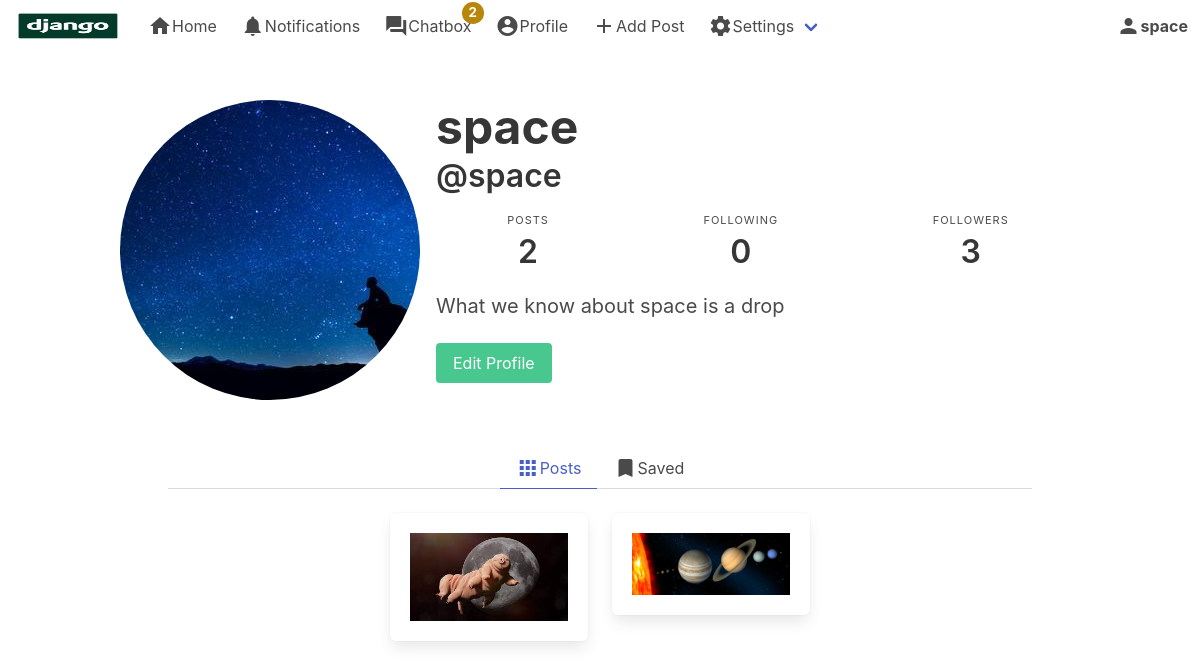
Page /space/ (signed in) on the committed database.
### authy/models.py (models this page shows, shortened)
class Profile(models.Model):
	user = models.OneToOneField(User, on_delete=models.CASCADE)
	first_name = models.CharField(max_length=50, null=True, blank=True)
	last_name = models.CharField(max_length=50, null=True, blank=True)
	location = models.CharField(max_length=50, null=True, blank=True)
	url = models.CharField(max_length=80, null=True, blank=True)
	profile_info = models.TextField(max_length=150, null=True, blank=True)
	created = models.DateField(auto_now_add=True)
	favorites = models.ManyToManyField(Post)
	picture = models.ImageField(upload_to=user_directory, blank=True, null=True, verbose_name='Picture')

### post/models.py (models this page shows)
class Post(models.Model):
    id = models.UUIDField(primary_key=True, default=uuid.uuid4, editable=False)
    picture = models.ImageField(upload_to=user_directory, verbose_name='Picture', null=False)
    caption = models.TextField(max_length=1024, verbose_name='Caption')
    posted = models.DateTimeField(auto_now_add=True)
    tags = models.ManyToManyField(Tag, related_name='tags')
    user = models.ForeignKey(User, on_delete=models.CASCADE)
    likes = models.IntegerField(default=0)
    def get_absolute_url(self):
        return reverse('postdetails',args=[str(self.id)])

### authy/views.py (the view)
# urls.py: path('<username>/', UserProfile, name="profile"),
def UserProfile(request, username):
	user = get_object_or_404(User, username=username)
	profile = Profile.objects.get(user=user)
	url_name = resolve(request.path).url_name
	if url_name == 'profile':
		posts = Post.objects.filter(user=user).order_by('-posted')
	else:
		posts = profile.favorites.all()
	posts_count = Post.objects.filter(user=user).count()
	following_count = Follow.objects.filter(follower=user).count()
	followers_count = Follow.objects.filter(following=user).count()
	follow_status = Follow.objects.filter(following=user, follower=request.user).exists()
	paginator = Paginator(posts, 8)
	page_number = request.GET.get('page')
	posts_paginator = paginator.get_page(page_number)
	template = loader.get_template('profile.html')
	context = {
		'posts': posts_paginator,
		'profile': profile,
		'url_name': url_name,
		'posts_count': posts_count,
		'following_count': following_count,
		'followers_count': followers_count,
		'follow_status': follow_status,
	}
	return HttpResponse(template.render(context, request))

### direct_msg/views.py (called while the page is built)
def CheckDirects(request):
    directs_count = 0
    if request.user.is_authenticated:
        directs_count = Message.objects.filter(user=request.user, is_read=False).count()
    context = {
        'directs_count': directs_count,
    }
    return context

### notifications/views.py (called while the page is built)
def CountNotifications(request):
    count_notifications = 0
    if request.user.is_authenticated:
        count_notifications = Notification.objects.filter(user=request.user, is_seen=False).count()
    context = {
        'count_notifications': count_notifications,
    }
    return context

### django_insta/templates/profile.html (shortened to what this page needs)
{% extends 'base.html' %}
{% load static %}
{% block content %}
<article class="media">
  <div class="media-left">
   <figure class="image is-256x256">
      {% if profile.picture %}
        <img class="is-rounded" src=" {{ profile.picture.url }} ">
      {% else %}
        <img class="is-rounded" src=" https://bulma.io/images/placeholders/256x256.png ">
      {% endif %}
    </figure>
  </div>
 <div class="media-content">
    <div class="content">
      <h1 style="font-weight: bold" class="title is-1">
        {% if profile.first_name %} {{ profile.first_name }} {{ profile.last_name }} {% endif %}
      </h1>
      <h2 class="subtitle is-3">@{{ profile.user }}</h2>
    </div>
    <nav class="level is-mobile">
      <div class="level-item has-text-centered">
        <div>
          <p class="heading">Posts</p>
          <p class="title">{{ posts_count }}</p>
        </div>
      </div>
      <div class="level-item has-text-centered">
        <div>
          <p class="heading">Following</p>
          <p class="title">{{ following_count }}</p>
        </div>
      </div>
      <div class="level-item has-text-centered">
        <div>
          <p class="heading">Followers</p>
          <p class="title">{{ followers_count }}</p>
        </div>
      </div>
    </nav>
    <p class="subtitle is-5">
      {% if profile.profile_info %} {{ profile.profile_info }} {% endif %}
    </p>
    {% if user.is_authenticated and user == profile.user %}
      <a href="{% url 'edit-profile' %}" class="button is-success">Edit Profile</a>
    {% endif %}
  </div>
</article>
<section class="section">
<div class="container">
  <div class="tabs is-centered">
    <ul>
      <li class="{% if url_name == 'profile' %}is-active{% endif %}">
        <a href="{% url 'profile' profile.user %}">
            <i class="material-icons">apps</i>
            Posts
        </a>
      </li>
      <li class="{% if url_name == 'profilefavorites' %}is-active{% endif %}">
        <a href="{% url 'profilefavorites' profile.user %}">
            <i class="material-icons">turned_in</i>
            Saved
        </a>
      </li>
    </ul>
 </div>
 <div class="columns is-mobile is-multiline is-centered">
    {% for post in posts %}
    <div class="column is-one-quarter">
        <div class="box">
          <figure class="image is-264x264">
            <a href="{{ post.get_absolute_url }}">
              <img src="{{ post.picture.url }}" alt="Image">
            </a>
          </figure>
         </div>
    </div>
    {% empty %}
       <h3 class="title is-3">No posts</h3>
    {% endfor %}
 </div>
</div>
</section>
{% endblock %}

### django_insta/templates/base.html (shortened to what this page needs)
{% load static %}
<!DOCTYPE html>
<html>
  <head>
    <link rel="stylesheet" href="{% static 'css/bulma.min.css' %}">
    <link rel="stylesheet" href="{% static 'css/style.css' %}">
  </head>
  <body>
    <nav class="navbar" role="navigation" aria-label="main navigation">
        <div class="navbar-brand">
          <a class="navbar-item" href="https://bulma.io">
            <img src="{% static 'img/django.jpeg' %}" width="112" height="28">
          </a>
        </div>
        <div id="navbarBasicExample" class="navbar-menu">
          <div class="navbar-start">
            <a href="{% url 'index' %}" class="navbar-item">
            <i class="material-icons">home</i>
              Home
            </a>
            <a href="{% url 'show-notifications' %}" class="navbar-item">
              <i class="material-icons">notifications</i>
              Notifications
            </a>
            <a href="{% url 'inbox' %}" class="navbar-item">
              <i class="material-icons">question_answer</i>
              Chatbox
              {% if directs_count %}
                <span class="badge">{{ directs_count }}</span>
              {% endif %}
            </a>
            <a href="{% url 'profile' request.user %}" class="navbar-item">
                <i class="material-icons">account_circle</i>
              Profile
            </a>
            <a href="{% url 'newpost' %}" class="navbar-item">
              <i class="material-icons">add</i>
              Add Post
            </a>
            <div class="navbar-item has-dropdown is-hoverable">
              <a class="navbar-link">
                <i class="material-icons">settings</i>
                Settings
              </a>
            </div>
          </div>
        </div>
        <a class="navbar-item">
          <i class="material-icons">person</i>
          <strong>{{ request.user }}</strong>
        </a>
    </nav>
    <section class="section">
        <div class="container">
            {% block content %}
            {% endblock %}
        </div>
    </section>
  </body>
</html>

### django_insta/static/css/style.css (style rules this page uses)
.badge { position: absolute; top: 1px; right: -4px; padding: 1px 7px; border-radius: 50%; background: red; color: white; font-weight: bold; }

### django_insta/templates/base.html (style rules this page uses)
.badge { position: absolute; top: 2px; right: -0.5px; padding: 1px 7px; border-radius: 50%; color: white; background-color:darkgoldenrod; font-weight: bold; font-size: smaller; }

### rows in the picture
Profile: picture (placeholder picture), first_name "space", user "space", profile_info "What we know about space is a drop"
Post: picture (picture)
Post: picture (picture)

### other values in the picture
{{ directs_count }} "2"
{{ request.user }} "space"
{{ posts_count }} "2"
{{ following_count }} "0"
{{ followers_count }} "3"
